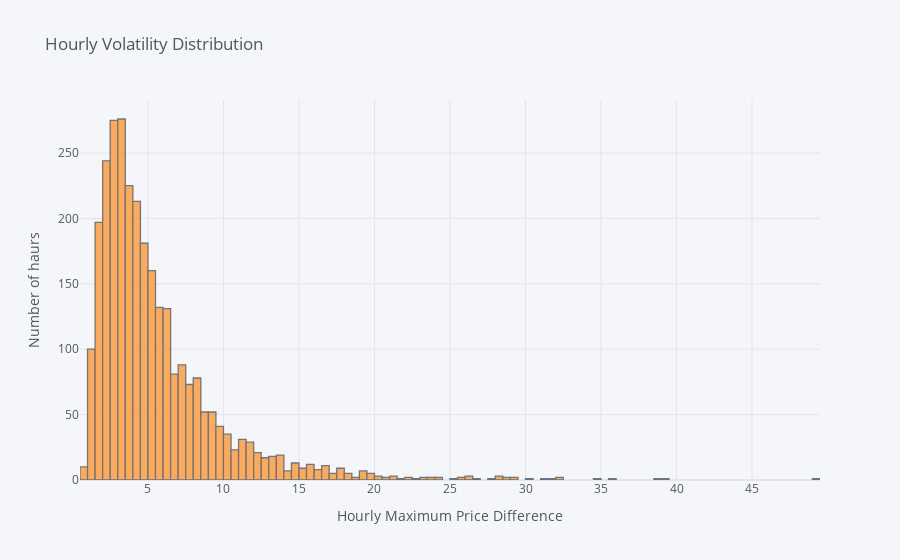

This figure's notebook cell:
### Markdown cell above
__________________________![image.png](attachment:51e601ca-0e8a-494b-8828-90b684f8e9b6.png)

### Code cell
Ask_1h_2024[['Volatility']].iplot(
                                       kind='hist',
                                       barmode='overlay',
                                       xTitle='Hourly Maximum Price Difference',
                                       yTitle='Number of haurs' ,
                                       title='Hourly Volatility Distribution')

### Figure 1 — Plotly figure (JSON) as saved in the notebook; plotly's stock layout.template omitted (floating-point values rounded to 4 significant figures; data arrays with more than 128 entries replaced by an {"elided": "..."} marker saying what was removed)
{"data": [{"histfunc": "count", "histnorm": "", "marker": {"color": "rgba(255, 153, 51, 1.0)", "line": {"color": "#4D5663", "width": 1.3}}, "name": "Volatility", "opacity": 0.8, "orientation": "v", "type": "histogram", "x": {"elided": "2938 float values"}}], "layout": {"autosize": true, "barmode": "overlay", "legend": {"bgcolor": "#F5F6F9", "font": {"color": "#4D5663"}}, "paper_bgcolor": "#F5F6F9", "plot_bgcolor": "#F5F6F9", "title": {"font": {"color": "#4D5663"}, "text": "Hourly Volatility Distribution"}, "xaxis": {"autorange": true, "gridcolor": "#E1E5ED", "range": [0.5, 49.5], "showgrid": true, "tickfont": {"color": "#4D5663"}, "title": {"font": {"color": "#4D5663"}, "text": "Hourly Maximum Price Difference"}, "type": "linear", "zerolinecolor": "#E1E5ED"}, "yaxis": {"autorange": true, "gridcolor": "#E1E5ED", "range": [0, 290.5], "showgrid": true, "tickfont": {"color": "#4D5663"}, "title": {"font": {"color": "#4D5663"}, "text": "Number of haurs"}, "zerolinecolor": "#E1E5ED"}}}
